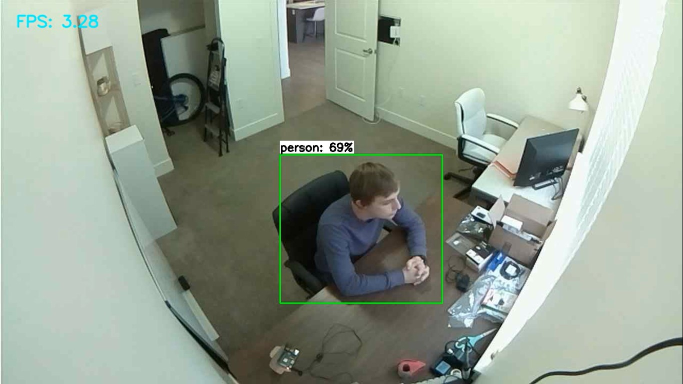
#> input picture t1.jpg, 1366 x 768 px (shown at 1/2 size)
$ python transform.py
#> lines starting #> are read from the running program, lines starting #| are printed output that depends on the picture; after the words box and inside, x2 and y2 are one past the last pixel; in counts of white or black regions, pixels touching at a corner belong together
import cv2
import numpy as np

def getCentroid( min_point: tuple, max_point: tuple ) -> tuple:
    xmin, ymin = min_point
    xmax, ymax = max_point
    x_result = ( xmin + xmax ) // 2
    y_result = ( ymin + ymax ) // 2
    return ( x_result, y_result )

def topViewTransform( img: np.array, pts1: list, pts2: list,
                      output_shape: tuple ) -> np.array:
    shape = img.shape[:-1]
    matrix = cv2.getPerspectiveTransform( pts1, pts2 )
    img_transform = cv2.warpPerspective( img, matrix, shape )
    return img_transform

def displayImage( img: np.array, title: str, resizable = True ):
    if resizable:
        cv2.namedWindow( title, cv2.WINDOW_NORMAL )
    cv2.imshow( title, img )
    cv2.waitKey(0)

img = cv2.imread('t1.jpg')
#> img is the input picture: shape (768, 1366, 3); mean B, G, R 145.8, 160.1, 148.1
dimensions = img.shape
#> dimensions = (768, 1366, 3)
print( dimensions )
#| (768, 1366, 3)

img = cv2.circle(img, (683,760), 10, (0,0,255), -1)
#> img: shape (768, 1366, 3); 0.03% of pixels changed, all inside (x1, y1, x2, y2) = (673, 750, 694, 768)
img = cv2.circle(img, (1150,275), 10, (0,0,255), -1)
#> img: shape (768, 1366, 3); mean B, G, R 145.7, 160, 148.2
img = cv2.circle(img, (250,350), 10, (0,0,255), -1)
#> img: shape (768, 1366, 3); mean B, G, R 145.7, 160, 148.2
img = cv2.circle(img, (650,200), 10, (0,0,255), -1)

img = cv2.circle(img, (10,10), 10, (0,255,255), -1)
#> img: shape (768, 1366, 3); mean B, G, R 145.6, 160, 148.3
img = cv2.circle(img, (1356,10), 10, (0,255,255), -1)
#> img: shape (768, 1366, 3); mean B, G, R 145.5, 160, 148.3
img = cv2.circle(img, (10,758), 10, (0,255,255), -1)
#> img: shape (768, 1366, 3); mean B, G, R 145.5, 160, 148.3
img = cv2.circle(img, (1356,758), 10, (0,255,255), -1)
#> img: shape (768, 1366, 3); mean B, G, R 145.4, 160, 148.4

img = cv2.rectangle(img, (561,310), (884,606), (0,0,255), 1)
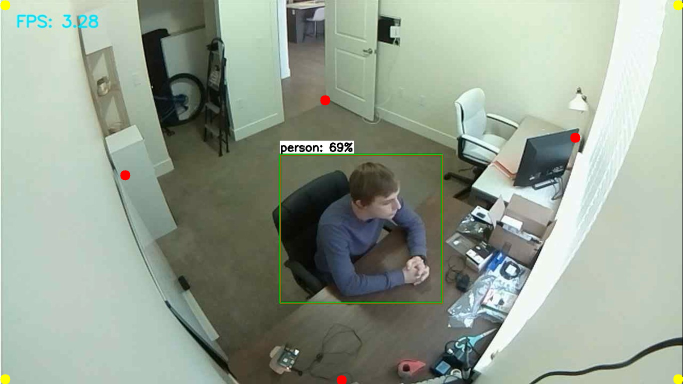
#> img: shape (768, 1366, 3) (shown at 1/2 size); mean B, G, R 145.4, 159.8, 148.6
centroid_loc = getCentroid((561,310), (884,606))
img = cv2.circle(img, centroid_loc, 10, (255,0,255), -1)
#> img: shape (768, 1366, 3); 0.03% of pixels changed, all inside (x1, y1, x2, y2) = (712, 448, 733, 469)

pts1 = np.float32([[250,350],[650,200],[683,760],[1150,275]])
pts2 = np.float32([[10,10],[1356,10],[10,758],[1356,758]])

matrix = cv2.getPerspectiveTransform(pts1,pts2)

img_transform = cv2.warpPerspective(img, matrix, (1366,768))
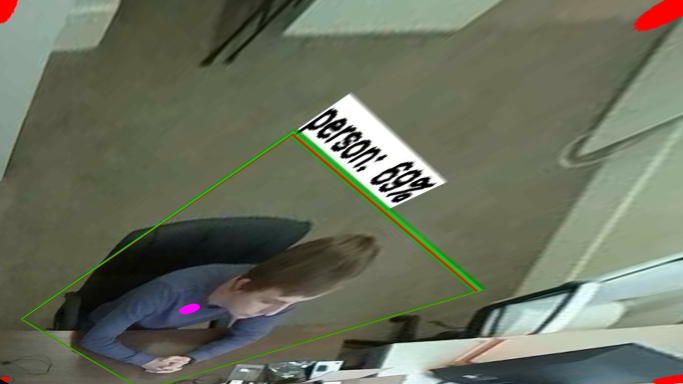
#> img_transform: shape (768, 1366, 3) (shown at 1/2 size); mean B, G, R 92.9, 110.8, 105.1

plot = np.zeros((768,1366,3), np.uint8)
plot += 255
plot = cv2.circle(plot, centroid_loc, 10, (255,0,255), -1)
plot_transform = cv2.warpPerspective(plot, matrix, (1366,768))

cv2.namedWindow('test', cv2.WINDOW_NORMAL)
cv2.imshow('test', img)
cv2.namedWindow('transform', cv2.WINDOW_NORMAL)
cv2.imshow('transform', img_transform)
cv2.namedWindow('plot_transform', cv2.WINDOW_NORMAL)
cv2.imshow('plot_transform', plot_transform)
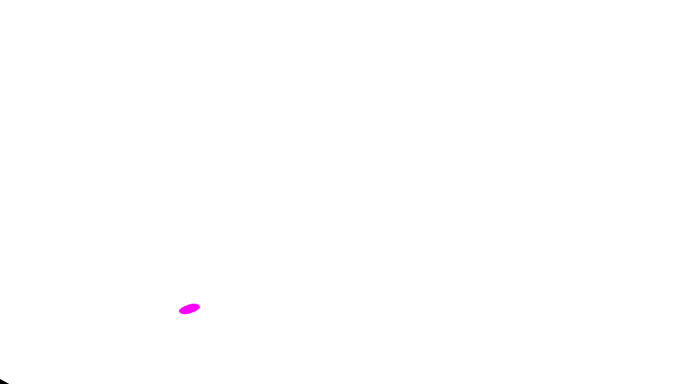
#> window 'plot_transform': shape (768, 1366, 3) (shown at 1/2 size); mean B, G, R 255, 254.8, 255
cv2.waitKey(0)
cv2.destroyAllWindows()

###############################################################################
###############################################################################

img2 = cv2.imread( 't2.jpg' )
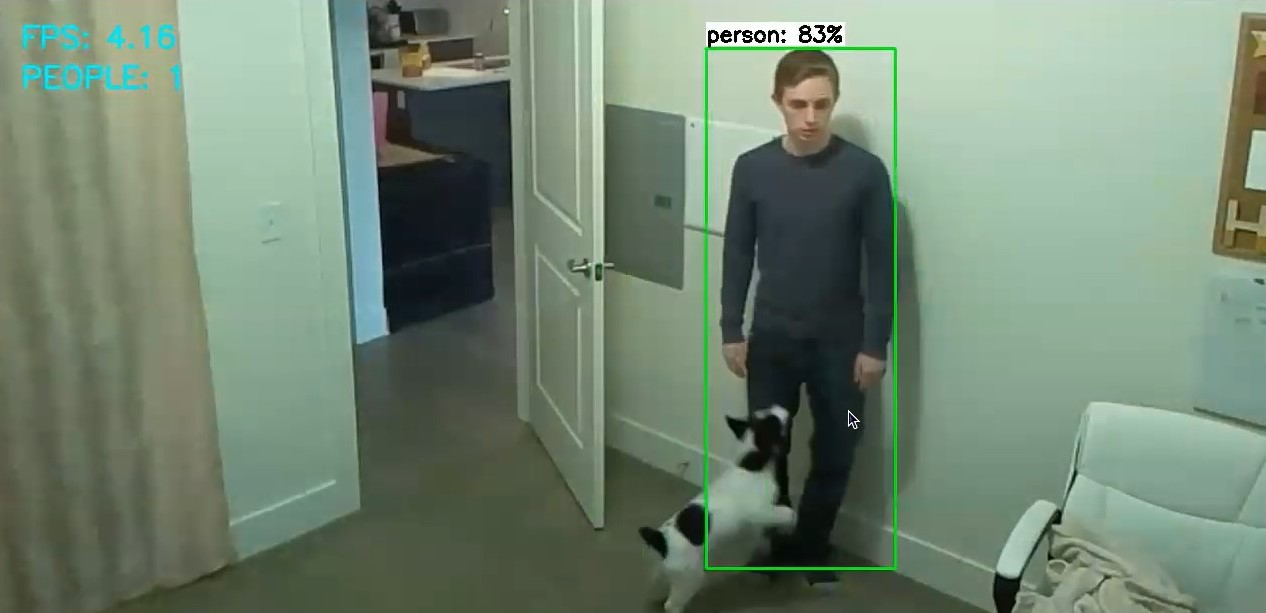
#> input picture t2.jpg, 1266 x 613 px
#> img2 is the input picture: shape (613, 1266, 3); mean B, G, R 115.3, 134.1, 115.3
img2_dimensions = img2.shape[:-1]
#> img2_dimensions = (613, 1266)
output_shape = img2_dimensions
#> output_shape = (613, 1266)
print( img2_dimensions )
#| (613, 1266)

img2 = cv2.circle(img2, (550,420), 10, (0,0,255), -1)
img2 = cv2.circle(img2, (695,490), 10, (0,0,255), -1)
img2 = cv2.circle(img2, (550,545), 10, (0,0,255), -1)
img2 = cv2.circle(img2, (365,510), 10, (0,0,255), -1)

img2 = cv2.circle(img2, (1255,10), 10, (0,255,255), -1)
img2 = cv2.circle(img2, (1255,190), 10, (0,255,255), -1)
img2 = cv2.circle(img2, (1065,190), 10, (0,255,255), -1)
img2 = cv2.circle(img2, (1065,10), 10, (0,255,255), -1)

img2 = cv2.rectangle(img2, (706,49),(895,568),(0,0,255),1)
centroid_loc2 = getCentroid((706,49),(895,568))
img2 = cv2.circle(img2, centroid_loc2, 10, (255,0,255), -1)
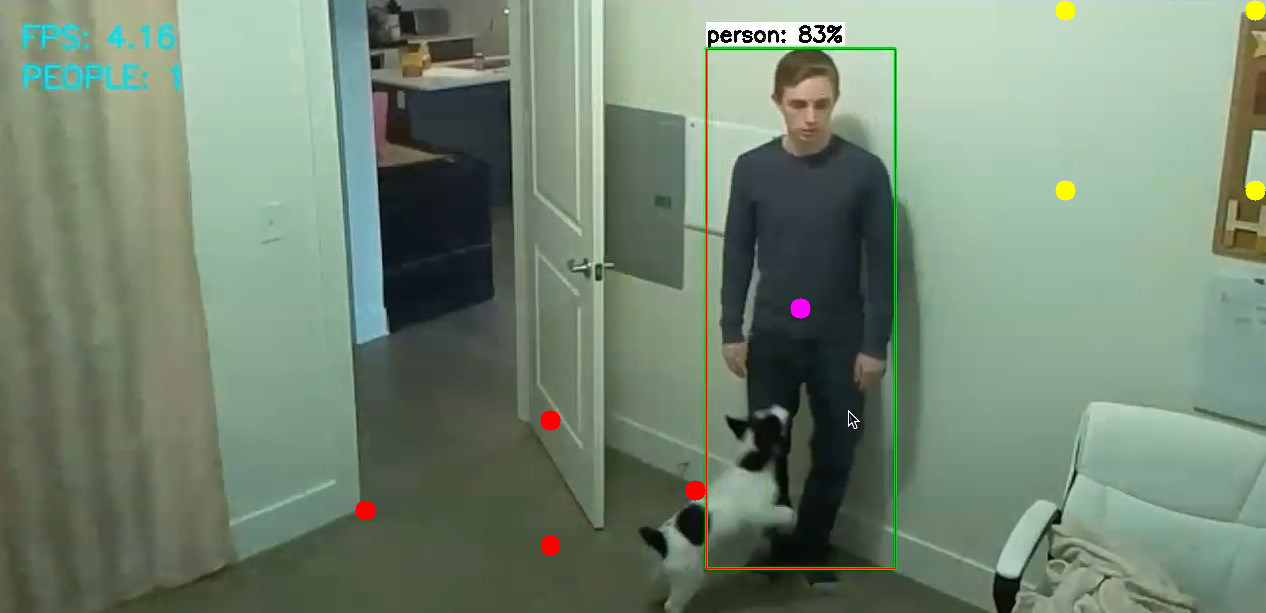
#> img2: shape (613, 1266, 3); mean B, G, R 114.9, 133.7, 116.2

pts1 = np.float32([[550,420],[695,490],[550,545],[365,510]])
pts2 = np.float32([[1255,10],[1255,190],[1065,190],[1065,10]])

img2_transform = topViewTransform(img2, pts1, pts2, (1266,613))
#> in topViewTransform, `img_transform = cv2.warpPerspective( img, matrix, shape )`: img_transform: shape (1266, 613, 3); every value is 0
displayImage(img2,'img2')
displayImage(img2_transform, 'transform2')
